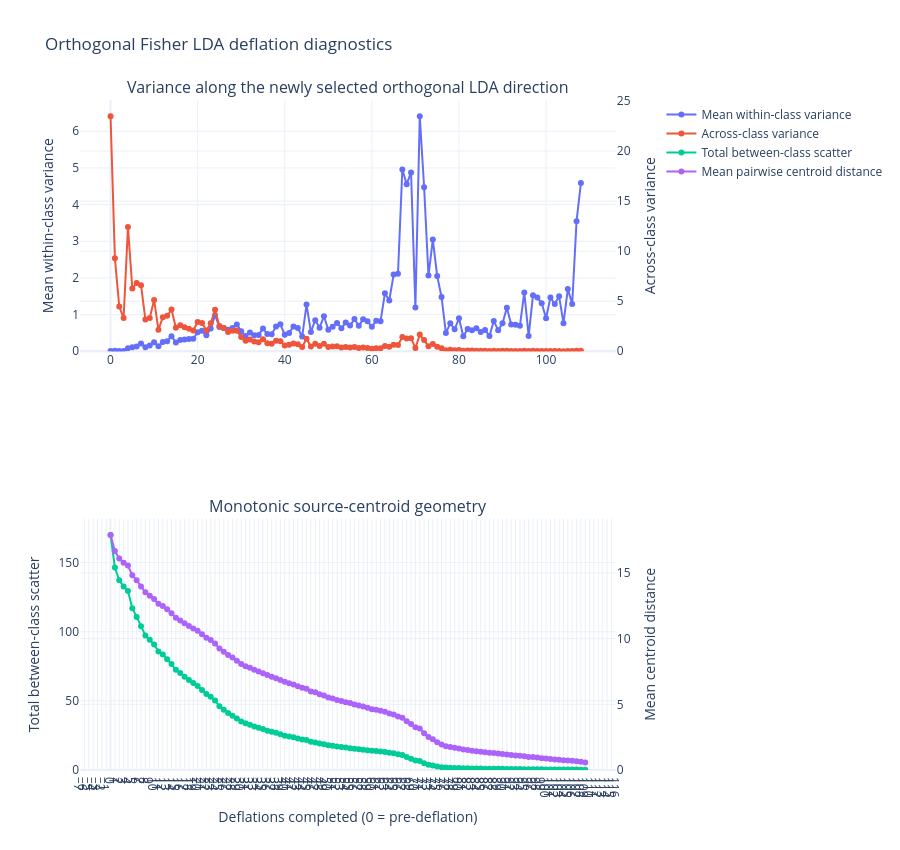

This figure's notebook cell:
### Code cell
fig = make_subplots(
    rows=2,
    cols=1,
    specs=[[{'secondary_y': True}], [{'secondary_y': True}]],
    subplot_titles=(
        'Variance along the newly selected orthogonal LDA direction',
        'Monotonic source-centroid geometry',
    ),
)
fig.add_trace(
    go.Scatter(
        x=variance_history['deflations_completed'],
        y=variance_history['mean_within_class_variance'],
        name='Mean within-class variance',
        mode='lines+markers',
    ),
    row=1,
    col=1,
    secondary_y=False,
)
fig.add_trace(
    go.Scatter(
        x=variance_history['deflations_completed'],
        y=variance_history['across_class_variance'],
        name='Across-class variance',
        mode='lines+markers',
    ),
    row=1,
    col=1,
    secondary_y=True,
)
fig.add_trace(
    go.Scatter(
        x=variance_history['deflations_completed'],
        y=variance_history['total_between_class_scatter'],
        name='Total between-class scatter',
        mode='lines+markers',
    ),
    row=2,
    col=1,
    secondary_y=False,
)
fig.add_trace(
    go.Scatter(
        x=variance_history['deflations_completed'],
        y=variance_history['mean_pairwise_centroid_distance'],
        name='Mean pairwise centroid distance',
        mode='lines+markers',
    ),
    row=2,
    col=1,
    secondary_y=True,
)
fig.update_xaxes(
    title_text='Deflations completed (0 = pre-deflation)',
    dtick=1,
    row=2,
    col=1,
)
fig.update_yaxes(
    title_text='Mean within-class variance',
    rangemode='tozero',
    row=1,
    col=1,
    secondary_y=False,
)
fig.update_yaxes(
    title_text='Across-class variance',
    rangemode='tozero',
    row=1,
    col=1,
    secondary_y=True,
)
fig.update_yaxes(
    title_text='Total between-class scatter',
    rangemode='tozero',
    row=2,
    col=1,
    secondary_y=False,
)
fig.update_yaxes(
    title_text='Mean centroid distance',
    rangemode='tozero',
    row=2,
    col=1,
    secondary_y=True,
)
fig.update_layout(
    template='plotly_white',
    hovermode='x unified',
    legend_title_text='',
    height=850,
    title='Orthogonal Fisher LDA deflation diagnostics',
    xaxis=dict(autorange=True),
    yaxis=dict(autorange=True)
)
fig.show()

### Figure 1 — Plotly figure (JSON) as saved in the notebook; plotly's stock layout.template omitted (floating-point values rounded to 4 significant figures)
{"data": [{"mode": "lines+markers", "name": "Mean within-class variance", "type": "scatter", "x": [0, 1, 2, 3, 4, 5, 6, 7, 8, 9, 10, 11, 12, 13, 14, 15, 16, 17, 18, 19, 20, 21, 22, 23, 24, 25, 26, 27, 28, 29, 30, 31, 32, 33, 34, 35, 36, 37, 38, 39, 40, 41, 42, 43, 44, 45, 46, 47, 48, 49, 50, 51, 52, 53, 54, 55, 56, 57, 58, 59, 60, 61, 62, 63, 64, 65, 66, 67, 68, 69, 70, 71, 72, 73, 74, 75, 76, 77, 78, 79, 80, 81, 82, 83, 84, 85, 86, 87, 88, 89, 90, 91, 92, 93, 94, 95, 96, 97, 98, 99, 100, 101, 102, 103, 104, 105, 106, 107, 108, 109], "xaxis": "x", "y": [0.006289, 0.01037, 0.007726, 0.009981, 0.08428, 0.1058, 0.1292, 0.2086, 0.1114, 0.156, 0.2472, 0.1331, 0.2497, 0.2757, 0.4112, 0.2406, 0.3036, 0.3201, 0.3348, 0.3429, 0.5187, 0.5616, 0.4335, 0.6177, 0.9817, 0.6614, 0.6345, 0.5845, 0.6353, 0.7303, 0.548, 0.4169, 0.5116, 0.4385, 0.4425, 0.6239, 0.4684, 0.4627, 0.6777, 0.7338, 0.4473, 0.5003, 0.6773, 0.6342, 0.4017, 1.274, 0.5274, 0.8464, 0.6444, 0.9555, 0.586, 0.6706, 0.7715, 0.6293, 0.7831, 0.7022, 0.8796, 0.6926, 0.8747, 0.8182, 0.6662, 0.8318, 0.8194, 1.583, 1.385, 2.092, 2.113, 4.96, 4.559, 4.877, 1.194, 6.409, 4.472, 2.065, 3.046, 2.053, 1.481, 0.4951, 0.7639, 0.5973, 0.8976, 0.4096, 0.608, 0.5699, 0.629, 0.5265, 0.5818, 0.4151, 0.8231, 0.5753, 0.764, 1.185, 0.7275, 0.722, 0.6966, 1.604, 0.4183, 1.526, 1.466, 1.31, 0.899, 1.464, 1.29, 1.498, 0.7652, 1.696, 1.29, 3.548, 4.587, NaN], "yaxis": "y"}, {"mode": "lines+markers", "name": "Across-class variance", "type": "scatter", "x": [0, 1, 2, 3, 4, 5, 6, 7, 8, 9, 10, 11, 12, 13, 14, 15, 16, 17, 18, 19, 20, 21, 22, 23, 24, 25, 26, 27, 28, 29, 30, 31, 32, 33, 34, 35, 36, 37, 38, 39, 40, 41, 42, 43, 44, 45, 46, 47, 48, 49, 50, 51, 52, 53, 54, 55, 56, 57, 58, 59, 60, 61, 62, 63, 64, 65, 66, 67, 68, 69, 70, 71, 72, 73, 74, 75, 76, 77, 78, 79, 80, 81, 82, 83, 84, 85, 86, 87, 88, 89, 90, 91, 92, 93, 94, 95, 96, 97, 98, 99, 100, 101, 102, 103, 104, 105, 106, 107, 108, 109], "xaxis": "x", "y": [23.47, 9.277, 4.459, 3.322, 12.4, 6.27, 6.815, 6.604, 3.176, 3.328, 5.127, 2.143, 3.399, 3.548, 4.165, 2.344, 2.596, 2.405, 2.255, 2.071, 2.912, 2.824, 2.078, 2.792, 4.146, 2.512, 2.32, 1.933, 2.06, 2.05, 1.419, 1.061, 1.176, 0.9707, 0.9008, 1.196, 0.791, 0.7575, 1.044, 1.01, 0.5857, 0.6498, 0.7859, 0.6952, 0.4244, 1.247, 0.4745, 0.7453, 0.5296, 0.741, 0.417, 0.4753, 0.4935, 0.3704, 0.4366, 0.3769, 0.4347, 0.3256, 0.3725, 0.3346, 0.2548, 0.3055, 0.2953, 0.5272, 0.4473, 0.6432, 0.6251, 1.413, 1.262, 1.31, 0.3155, 1.663, 1.13, 0.5055, 0.7189, 0.4573, 0.3027, 0.09588, 0.1397, 0.09848, 0.129, 0.05593, 0.07688, 0.06629, 0.06038, 0.04709, 0.04635, 0.03113, 0.05373, 0.03533, 0.04546, 0.05997, 0.03201, 0.03003, 0.02762, 0.05775, 0.01282, 0.0431, 0.03651, 0.0298, 0.01926, 0.02977, 0.02224, 0.02397, 0.01112, 0.02339, 0.01685, 0.04204, 0.05011, NaN], "yaxis": "y2"}, {"mode": "lines+markers", "name": "Total between-class scatter", "type": "scatter", "x": [0, 1, 2, 3, 4, 5, 6, 7, 8, 9, 10, 11, 12, 13, 14, 15, 16, 17, 18, 19, 20, 21, 22, 23, 24, 25, 26, 27, 28, 29, 30, 31, 32, 33, 34, 35, 36, 37, 38, 39, 40, 41, 42, 43, 44, 45, 46, 47, 48, 49, 50, 51, 52, 53, 54, 55, 56, 57, 58, 59, 60, 61, 62, 63, 64, 65, 66, 67, 68, 69, 70, 71, 72, 73, 74, 75, 76, 77, 78, 79, 80, 81, 82, 83, 84, 85, 86, 87, 88, 89, 90, 91, 92, 93, 94, 95, 96, 97, 98, 99, 100, 101, 102, 103, 104, 105, 106, 107, 108, 109], "xaxis": "x2", "y": [170.0, 146.5, 137.2, 132.8, 129.4, 117.0, 110.8, 104.0, 97.36, 94.18, 90.85, 85.72, 83.58, 80.18, 76.63, 72.47, 70.13, 67.53, 65.12, 62.87, 60.8, 57.89, 55.06, 52.98, 50.19, 46.05, 43.53, 41.21, 39.28, 37.22, 35.17, 33.75, 32.69, 31.52, 30.55, 29.64, 28.45, 27.66, 26.9, 25.86, 24.85, 24.26, 23.61, 22.82, 22.13, 21.7, 20.46, 19.98, 19.24, 18.71, 17.97, 17.55, 17.07, 16.58, 16.21, 15.77, 15.4, 14.96, 14.64, 14.26, 13.93, 13.68, 13.37, 13.07, 12.55, 12.1, 11.46, 10.83, 9.418, 8.156, 6.846, 6.53, 4.867, 3.737, 3.231, 2.513, 2.055, 1.752, 1.657, 1.517, 1.418, 1.289, 1.234, 1.157, 1.09, 1.03, 0.9829, 0.9365, 0.9054, 0.8516, 0.8163, 0.7709, 0.7109, 0.6789, 0.6488, 0.6212, 0.5635, 0.5506, 0.5075, 0.471, 0.4412, 0.422, 0.3922, 0.37, 0.346, 0.3349, 0.3115, 0.2946, 0.2526, 0.2025], "yaxis": "y3"}, {"mode": "lines+markers", "name": "Mean pairwise centroid distance", "type": "scatter", "x": [0, 1, 2, 3, 4, 5, 6, 7, 8, 9, 10, 11, 12, 13, 14, 15, 16, 17, 18, 19, 20, 21, 22, 23, 24, 25, 26, 27, 28, 29, 30, 31, 32, 33, 34, 35, 36, 37, 38, 39, 40, 41, 42, 43, 44, 45, 46, 47, 48, 49, 50, 51, 52, 53, 54, 55, 56, 57, 58, 59, 60, 61, 62, 63, 64, 65, 66, 67, 68, 69, 70, 71, 72, 73, 74, 75, 76, 77, 78, 79, 80, 81, 82, 83, 84, 85, 86, 87, 88, 89, 90, 91, 92, 93, 94, 95, 96, 97, 98, 99, 100, 101, 102, 103, 104, 105, 106, 107, 108, 109], "xaxis": "x2", "y": [17.88, 16.67, 16.09, 15.78, 15.56, 14.82, 14.44, 13.96, 13.53, 13.27, 13.01, 12.66, 12.49, 12.23, 11.94, 11.6, 11.38, 11.18, 10.95, 10.78, 10.6, 10.33, 10.07, 9.902, 9.624, 9.247, 8.992, 8.749, 8.559, 8.314, 8.078, 7.89, 7.775, 7.624, 7.495, 7.363, 7.226, 7.099, 6.985, 6.859, 6.715, 6.606, 6.513, 6.381, 6.27, 6.187, 5.982, 5.909, 5.759, 5.664, 5.518, 5.436, 5.337, 5.25, 5.16, 5.096, 4.992, 4.904, 4.825, 4.744, 4.634, 4.59, 4.502, 4.429, 4.301, 4.216, 4.075, 3.984, 3.714, 3.5, 3.258, 3.16, 2.792, 2.515, 2.35, 2.121, 1.949, 1.817, 1.758, 1.686, 1.634, 1.561, 1.527, 1.466, 1.427, 1.386, 1.35, 1.319, 1.29, 1.254, 1.22, 1.185, 1.137, 1.108, 1.083, 1.047, 0.9945, 0.9832, 0.9437, 0.9015, 0.8712, 0.8398, 0.8043, 0.7823, 0.7481, 0.7253, 0.6988, 0.6703, 0.6267, 0.5644], "yaxis": "y4"}], "layout": {"annotations": [{"font": {"size": 16}, "showarrow": false, "text": "Variance along the newly selected orthogonal LDA direction", "x": 0.47, "xanchor": "center", "xref": "paper", "y": 1, "yanchor": "bottom", "yref": "paper"}, {"font": {"size": 16}, "showarrow": false, "text": "Monotonic source-centroid geometry", "x": 0.47, "xanchor": "center", "xref": "paper", "y": 0.375, "yanchor": "bottom", "yref": "paper"}], "height": 850, "hovermode": "x unified", "legend": {"title": {"text": ""}}, "title": {"text": "Orthogonal Fisher LDA deflation diagnostics"}, "xaxis": {"anchor": "y", "autorange": true, "domain": [0, 0.94]}, "xaxis2": {"anchor": "y3", "domain": [0, 0.94], "dtick": 1, "title": {"text": "Deflations completed (0 = pre-deflation)"}}, "yaxis": {"anchor": "x", "autorange": true, "domain": [0.625, 1], "rangemode": "tozero", "title": {"text": "Mean within-class variance"}}, "yaxis2": {"anchor": "x", "overlaying": "y", "rangemode": "tozero", "side": "right", "title": {"text": "Across-class variance"}}, "yaxis3": {"anchor": "x2", "domain": [0, 0.375], "rangemode": "tozero", "title": {"text": "Total between-class scatter"}}, "yaxis4": {"anchor": "x2", "overlaying": "y3", "rangemode": "tozero", "side": "right", "title": {"text": "Mean centroid distance"}}}}
